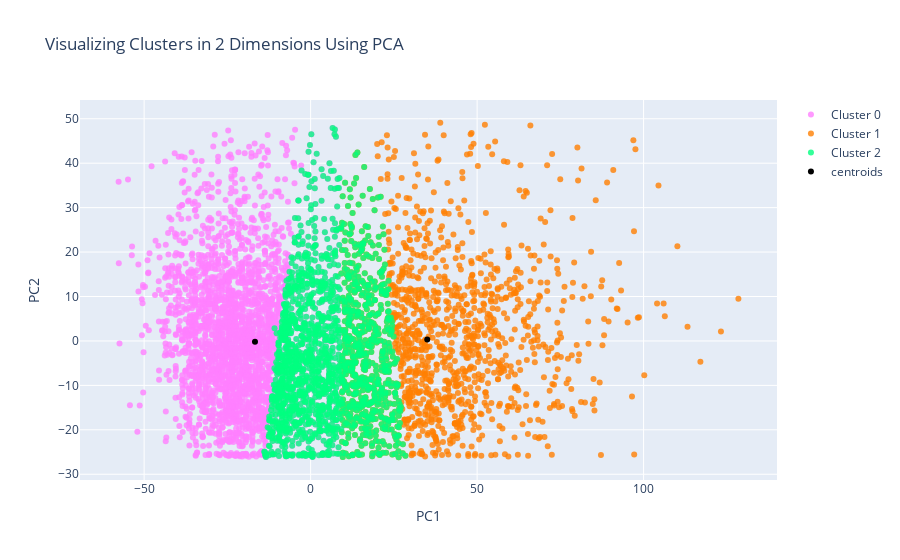

The notebook cell saved with this chart:
### Code cell
def enable_plotly_in_cell():
  import IPython
  from plotly.offline import init_notebook_mode
  display(IPython.core.display.HTML('''<script src="/static/components/requirejs/require.js"></script>'''))
  init_notebook_mode(connected=True)

#This is needed so we can display plotly plots properly
# init_notebook_mode(connected=True) #If you are running it locally as a jupyter notebook
enable_plotly_in_cell() #If you are running it in Google Colab as a jupyter notebook

#trace1 is for 'Cluster 0'
trace1 = go.Scatter(
                    x = cluster0["PC1_2d"],
                    y = cluster0["PC2_2d"],
                    mode = "markers",
                    name = "Cluster 0",
                    marker = dict(color = 'rgba(255, 128, 255, 0.8)'),
                    text = None)

#trace2 is for 'Cluster 1'
trace2 = go.Scatter(
                    x = cluster1["PC1_2d"],
                    y = cluster1["PC2_2d"],
                    mode = "markers",
                    name = "Cluster 1",
                    marker = dict(color = 'rgba(255, 128, 2, 0.8)'),
                    text = None)

# Include the centroids
centroids = go.Scatter(x = centr_x,
                       y = centr_y,
                      mode = "markers",
                      name = 'centroids',
                      marker = dict(color = 'black'),
                      text = None)

data = [trace1, trace2, centroids]

# ADDED IF A 3RD CLUSTER IS DESIRED
data = [trace1, trace2, trace3, centroids]

title = "Visualizing Clusters in 2 Dimensions Using PCA"

layout = dict(title = title,
              xaxis= dict(title= 'PC1',ticklen= 5,zeroline= False),
              yaxis= dict(title= 'PC2',ticklen= 5,zeroline= False)
             )

# Plot the data:
fig = dict(data = data, layout = layout)
iplot(fig)

### Figure 1 — Plotly figure (JSON) as saved in the notebook; plotly's stock layout.template omitted (floating-point values rounded to 4 significant figures; data arrays with more than 128 entries replaced by an {"elided": "..."} marker saying what was removed)
{"data": [{"marker": {"color": "rgba(255, 128, 255, 0.8)"}, "mode": "markers", "name": "Cluster 0", "type": "scatter", "x": {"elided": "3457 float values"}, "y": {"elided": "3457 float values"}}, {"marker": {"color": "rgba(255, 128, 2, 0.8)"}, "mode": "markers", "name": "Cluster 1", "type": "scatter", "x": {"elided": "1649 float values"}, "y": {"elided": "1649 float values"}}, {"marker": {"color": "rgba(0, 255, 128, 0.8)"}, "mode": "markers", "name": "Cluster 2", "type": "scatter", "x": {"elided": "1770 float values"}, "y": {"elided": "1770 float values"}}, {"marker": {"color": "black"}, "mode": "markers", "name": "centroids", "type": "scatter", "x": [-16.71, 35.03], "y": [-0.1565, 0.3282]}], "layout": {"title": {"text": "Visualizing Clusters in 2 Dimensions Using PCA"}, "xaxis": {"ticklen": 5, "title": {"text": "PC1"}, "zeroline": false}, "yaxis": {"ticklen": 5, "title": {"text": "PC2"}, "zeroline": false}}}
